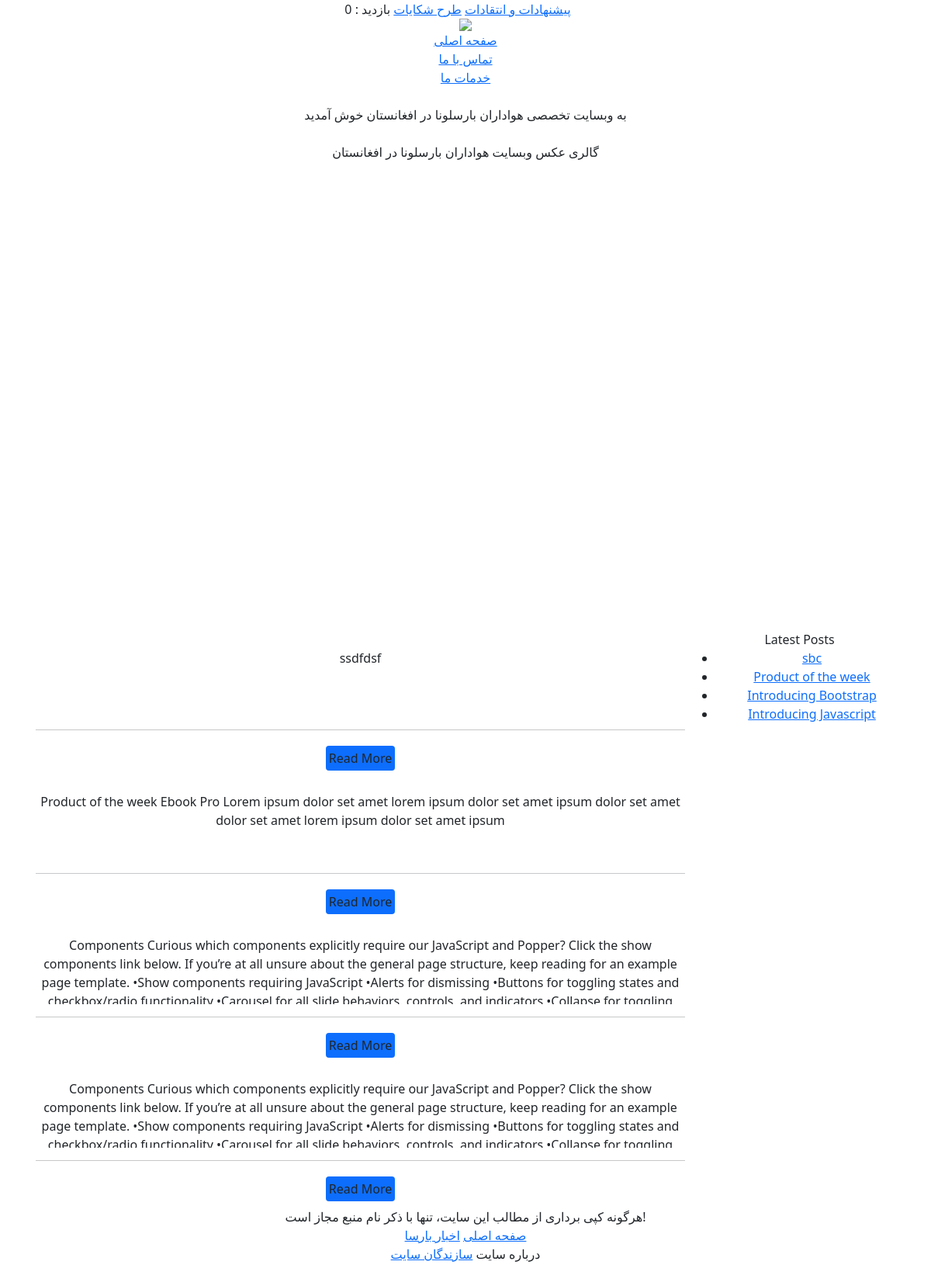
Before: / with the older database file.
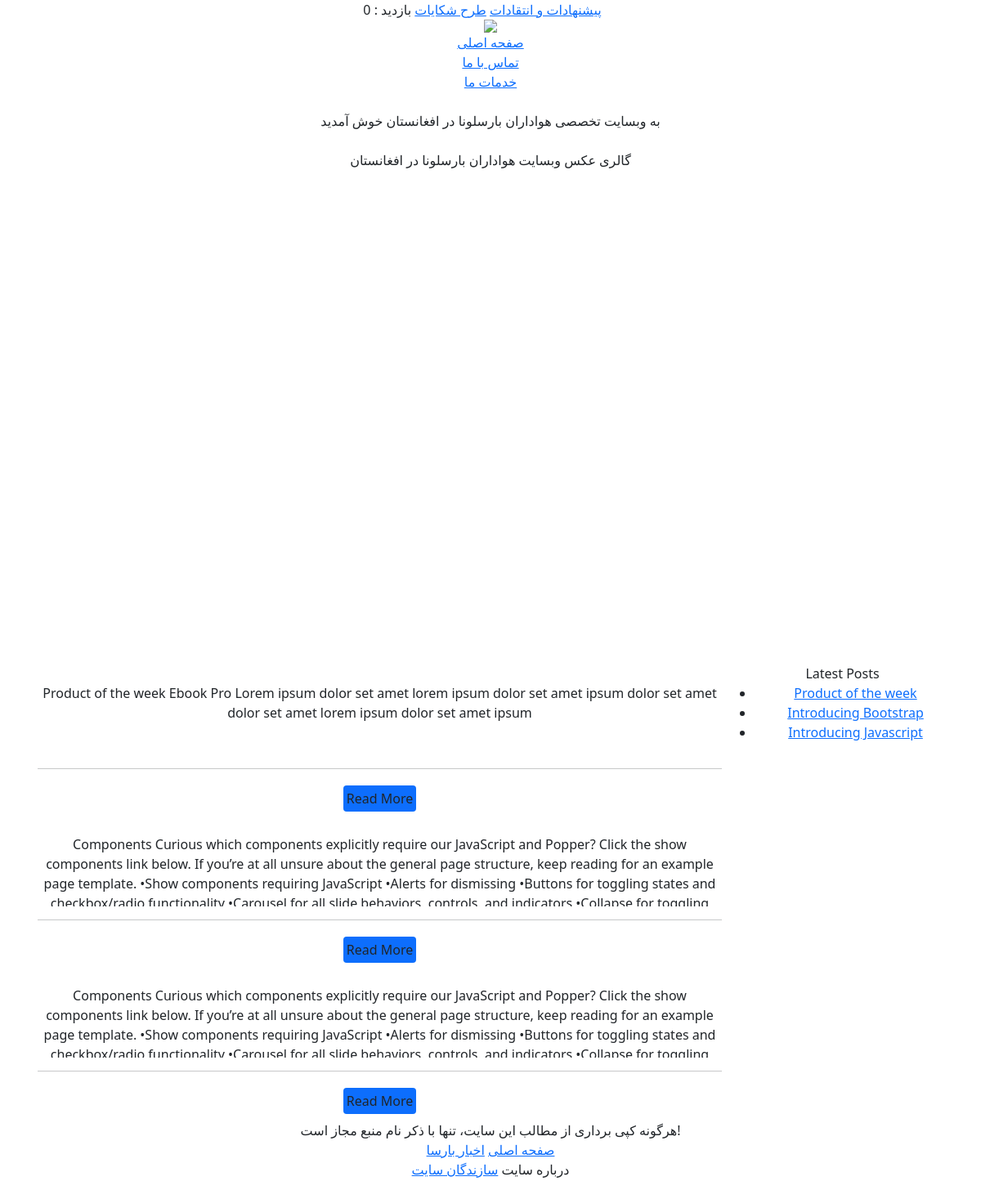
After: the same page with the newer database file.
### mysite/models.py (models this page shows, shortened)
class posts(models.Model):
    title = models.CharField(max_length=100)
    img = models.CharField(max_length=1000)
    content = models.TextField(max_length=50000)
    views = models.IntegerField(default=0)

### mysite/views.py (the view)
# urls.py: path('',index, name='index'),
def index(request):
    slide = slider.objects.all()
    post = posts.objects.all()
    global num_visits
    num_visits = request.session.get('num_visits',0)
    request.session['num_visits'] = num_visits + 1
    global slides
    slides = 0
    for i in slide:
        slides = slides + 1
    context = {
        'slide':slide,
        'post':post,
        'num_visits':num_visits
    }
    return render(request,'mysite/index1.html',context)

### mysite/templates/mysite/index1.html (shortened to what this page needs)
<!DOCTYPE html
    PUBLIC "-//W3C//DTD XHTML 1.0 Transitional//EN" "http://www.w3.org/TR/xhtml1/DTD/xhtml1-transitional.dtd">
<html xmlns="http://www.w3.org/1999/xhtml" xml:lang="fa" lang="fa">
<head>
    <link href="https://cdn.jsdelivr.net/npm/bootstrap@5.1.3/dist/css/bootstrap.min.css" rel="stylesheet"
>
    <link rel="stylesheet" type="text/css" media="all" href="https://www.fcbarcelona.ir/index/xoops.css" />
    <link rel="stylesheet" type="text/css" media="all"
        href="https://www.fcbarcelona.ir/index/themes/Barca 2016/styleNN.css" />
    <link rel="stylesheet" href="https://www.fcbarcelona.ir/index/language/persian/style.css" type="text/css" />
</head>
<body id="top" class="" onclick="">
    <div align="center" id="everything" onClick="">
        <div id="siteheader">
            <div id="sh_content">
                <a href="#">پیشنهادات و
                    انتقادات</a>
                <a href="#">طرح شکایات</a>
                <a>بازدید : {{ num_visits }}</a>
            </div>
        </div>
        <div id="header_bar_bg">
        <div id="bar_container_bg" onClick="">
            <div id="bar_container">
                <div id="show_hide_bar">
                    <img src="https://www.fcbarcelona.ir/index/themes/Barca 2016/images/up.png" />
                </div>
                <div class="main_bar_bg">
                    <div class="main_bar">
                        <div><a href="#">صفحه اصلی</a></div>
                        <div><a href="#" title="">تماس با ما</a>
                        </div>
                        <div><a href="#" title=""> خدمات ما</a>
                        </div>
                        <br style="clear:both;" />
                    </div>
                </div>
                <div id="SecBar_bg">
                    <div id="SecBar">
                        <div>
                            <center>
                                به وبسایت تخصصی هواداران بارسلونا در افغانستان خوش آمدید
                            </center>
                        </div>
                        <br style="clear:both;" />
                    </div>
                </div>
            </div>
        </div>
        <div id="wide_bar_bg">
            <div id="wide_bar">
                <div class="wideBlocks">
                    <link rel="stylesheet" type="text/css" media="all"
                        href="https://www.fcbarcelona.ir/index/themes/jssor_slideshow.css" />
                    <center>
                        <div id="jssor_news_header" class="Yekan16">
                            <center> گالری عکس وبسایت هواداران بارسلونا در افغانستان </center>
                        </div>
                    </center>
                </div>
            </div>
        </div>
        <div id="wide_bar_bg2">
            <div id="wide_bar2">
                <div class="container d-flex">
                    <div class="col-9 m-1">
                        {% for item in post reversed%}
                        <div class="blockTitle"><a style="color: white;" href="{% url 'post_url' item.id %}">
                                {{ item.title }}</a></div>
                        <div class="blockContent">
                            <div class="postContent" style="direction: ltr !important;">
                                <p>{{ item.content }}</p>
                            </div>
                            <hr>
                            <div class="p-1">
                                <a href="{% url 'post_url' item.id%}" class="btn bg-primary white"
                                    style="padding: 3px; "> Read More </a>
                            </div>
                        </div>
                        {% endfor %}
                    </div>
                    <div class="col-3 m-1">
                        <div class="blockTitle">Latest Posts</div>
                        <div class="blockContent" style="direction: ltr;">
                            <ul>
                                {% for i in post reversed %}
                                <li><a href=" {% url 'post_url' i.id %}">{{i.title}}</a></li>
                                {% endfor %}
                            </ul>
                        </div>
                    </div>
                </div>
            </div>
        </div>
        <div id="footbarBG">
            <div class="footBar">
                <div class="footBegin"> هرگونه کپی برداری از مطالب این سایت، تنها با ذکر نام منبع
                    مجاز است!</div>
                <div id="footBody">
                    <div class="footRight">
                        <div class="footRightText">
                            <a href="/">صفحه اصلی</a>
                            <a href="/">اخبار بارسا</a>
                        </div>
                    </div>
                    <div class="footCenter">
                        <div class="footCenterText3">
                            درباره سایت
                            <a href="/">سازندگان
                                سایت</a>
                        </div>
                    </div>
                </div>
                <br style="clear:both;">
            </div>
        </div>
    </div>
</body>
</html>

### mysite/templates/mysite/index1.html (style rules this page uses)
.postContent { height: 5.5em; white-space: normal; overflow: hidden; text-overflow: ellipsis; }

Changed rows visible on the page:
removed posts: content "ssdfdsf", title "sbc"
